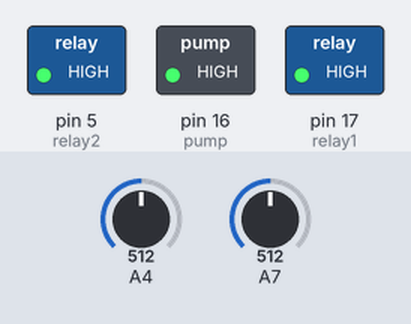
Recording of a sketch running on a simulated Arduino Mega 2560, built with avr-gcc and run on an emulated ATmega2560. Shown: switched loads named in the sketch (green lamp = pin HIGH). The inputs (shaded band) are chosen by the test bench; at power-on: A4 = 512, A7 = 512. What the sketch prints to the serial monitor is not drawn.

Above: at 0.2 s.
Timing chart, 0 to 1.7 s (numbered marks = the images above):
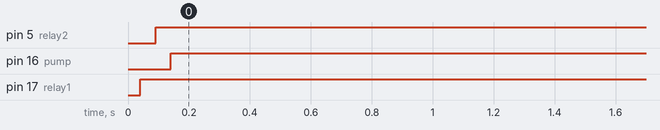

Measured:
- by itself, pin 5 (relay2): LOW → HIGH at 0.09 s
- by itself, pin 16 (pump): LOW → HIGH at 0.14 s
- by itself, pin 17 (relay1): LOW → HIGH at 0.04 s

The sketch:

lolin32_meerdere_sensoren_werkend.ino
```cpp
// set all moisture sensors PIN ID

int moisture2 = 36;
int moisture1 = 39;

//int moisture3 = A2;
//int moisture4 = A3;

// declare moisture values
int moisture1_value = 0;
int moisture2_value = 0;
//int moisture3_value = 0;
//int moisture4_value = 0;

// set water relays
int relay1 = 17;
int relay2 = 5;
//int relay3 = 9;
//int relay4 = 10;

// set water pump
int pump = 16;

//pump state    1:open   0:close
int pump_state_flag = 1;

//relay1 state    1:open   0:close
int relay1_state_flag = 0;

//relay2 state   1:open   0:close
int relay2_state_flag = 0;

//relay3 state  1:open   0:close
//int relay3_state_flag = 0;

//relay4 state   1:open   0:close
//int relay4_state_flag = 0;

static unsigned long currentMillis_send = 0;
static unsigned long  Lasttime_send = 0;

void setup()
{

  Serial.begin(9600);
  // declare capacitive moisture sensors as input pins.
  pinMode(moisture1, INPUT);
  pinMode(moisture2, INPUT);
  //pinMode(moisture3,INPUT);
  //pinMode(moisture4,INPUT);

  // declare relay as output
  pinMode(relay1, OUTPUT);
  pinMode(relay2, OUTPUT);
  //pinMode(relay3, OUTPUT);
  //pinMode(relay4, OUTPUT);

  // declare pump as output
  pinMode(pump, OUTPUT);

}
  void loop()
{
  // read the value from the moisture sensors:
  read_value();
  water_flower();
  Serial.println(moisture1_value);
  Serial.println(moisture2_value);

  delay(500);

}

//Set moisture value
void read_value()
{
  float value1 = analogRead(36);
  moisture1_value = (value1 * 120) / 1023; delay(20);
  float value2 = analogRead(39);
  moisture2_value = (value2 * 120) / 1023; delay(20);
  //float value3 = analogRead(A2);
  //moisture3_value = (value3 * 120) / 1023; delay(20);
  //float value4 = analogRead(A3);
  //moisture4_value = (value4 * 120) / 1023; delay(20);
}

void water_flower()
{
  if (moisture1_value > 280) // Treshold Hoger is droger lager is natter. (210 glas water <-> 400 luchtdroog)
  {
    digitalWrite(relay1, LOW);
    relay1_state_flag = 0;
    delay(50);
    if (pump_state_flag == 1)
    {
      digitalWrite(pump, LOW);
      pump_state_flag = 0;
      delay(50);
    }
  }
  else if (moisture1_value < 310) // Treshold Hoger is droger lager is natter. (210 glas water <-> 400 luchtdroog)
  {
    digitalWrite(relay1, HIGH);
    relay1_state_flag = 1;
    delay(50);
    if ((relay1_state_flag == 1) && (relay2_state_flag == 1)) // && (relay3_state_flag == 1) && (relay4_state_flag == 0))
    {
      digitalWrite(pump, HIGH);
      pump_state_flag = 1;
      delay(50);
    }
  }

  if (moisture2_value > 280)
  {
    digitalWrite(relay2, LOW);
    relay2_state_flag = 0;
    delay(50);
    if (pump_state_flag == 1)
    {
      digitalWrite(pump, LOW);
      pump_state_flag = 0;
      delay(50);
    }
  }

  else if (moisture2_value < 310)
  {
    digitalWrite(relay2, HIGH);
    relay2_state_flag = 1;
    delay(50);
    if ((relay1_state_flag == 1) && (relay2_state_flag == 1))// && (relay3_state_flag == 1) && (relay4_state_flag == 0))
    {
      digitalWrite(pump, HIGH);
      pump_state_flag = 1;
      delay(50);
    }
  }
/*
  if (moisture3_value < 30)
  {
    digitalWrite(relay3, HIGH);
    relay3_state_flag = 1;
    delay(50);
    if (pump_state_flag == 0)
    {
      digitalWrite(pump, HIGH);
      pump_state_flag = 1;
      delay(50);
    }
  }
  else if (moisture3_value > 55)
  {
    digitalWrite(relay3, LOW);
    relay3_state_flag = 0;
    delay(50);
    if ((relay1_state_flag == 0) && (relay2_state_flag == 0) && (relay3_state_flag == 0) && (relay4_state_flag == 0))
    {
      digitalWrite(pump, LOW);
      pump_state_flag = 0;
      delay(50);
    }
  }

  if (moisture4_value < 30)
  {
    digitalWrite(relay4, HIGH);
    relay4_state_flag = 1;
    delay(50);
    if (pump_state_flag == 0)
    {
      digitalWrite(pump, HIGH);
      pump_state_flag = 1;
      delay(50);
    }
  }
  else if (moisture4_value > 55)
  {
    digitalWrite(relay4, LOW);
    relay4_state_flag = 0;
    delay(50);
    if ((relay1_state_flag == 0) && (relay2_state_flag == 0) && (relay3_state_flag == 0) && (relay4_state_flag == 0))
    {
      digitalWrite(pump, LOW);
      pump_state_flag = 0;
      delay(50);
      */
}
```
